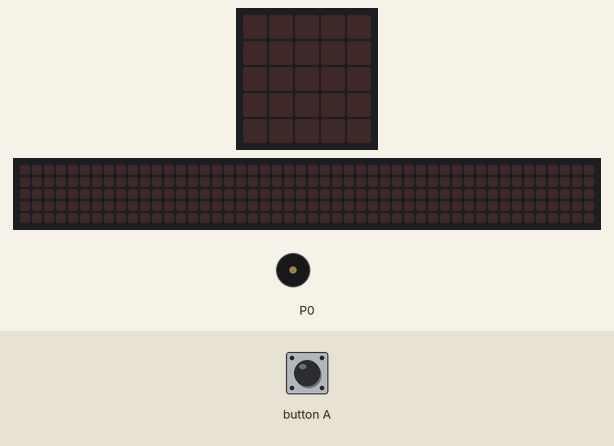
Recording of a program running on a simulated BBC micro:bit (MakeCode). Parts: the board's 5×5 LED display, a strip that is not on the board, showing the scrolling text unrolled, buzzer (waves = sounding). Inputs (shaded band) come from the test bench. The 48×5 strip is a reading aid, not a part: it shows the text the display is scrolling, unrolled, one strip-width of it at a time.

Above: at 5.0 s.
5.1 s: button A pressed for 0.15 s
At 8.79 s:
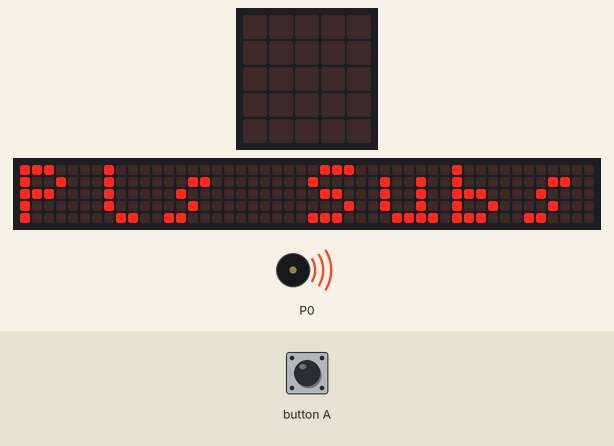
At 19.6 s:
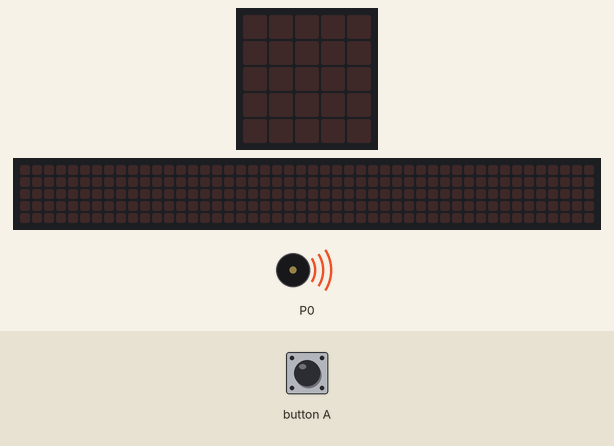
Timing chart, 0 to 20.6 s (numbered marks = the images above; inputs shaded):
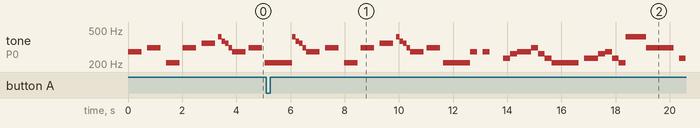

Measured:
- after the input at 5.1 s, the display: changes after 0.15 s (image 1)
- by itself, tone on P0: plays 415 Hz for 0.13 s, 370 Hz for 0.13 s, 349 Hz for 0.13 s, 311 Hz for 0.13 s, 277 Hz for 0.50 s, 311 Hz for 0.50 s … (33 notes in this stretch)
- what the display in image 1 shows lasts 0.6 s, from 8.4 s to 9.0 s

The program:

main.ts
```typescript
input.onButtonPressed(Button.A, function () {
    basic.showString("Pls Subscribe!")
})
music.playTone(277, music.beat(BeatFraction.Whole))
basic.pause(200)
music.playTone(311, music.beat(BeatFraction.Whole))
basic.pause(200)
music.playTone(208, music.beat(BeatFraction.Whole))
basic.pause(100)
music.playTone(311, music.beat(BeatFraction.Whole))
basic.pause(200)
music.playTone(349, music.beat(BeatFraction.Whole))
basic.pause(100)
music.playTone(415, music.beat(BeatFraction.Quarter))
music.playTone(370, music.beat(BeatFraction.Quarter))
music.playTone(349, music.beat(BeatFraction.Quarter))
music.playTone(311, music.beat(BeatFraction.Quarter))
music.playTone(277, music.beat(BeatFraction.Whole))
basic.pause(100)
music.playTone(311, music.beat(BeatFraction.Whole))
basic.pause(100)
music.playTone(208, music.beat(BeatFraction.Double))
music.playTone(415, music.beat(BeatFraction.Quarter))
music.playTone(370, music.beat(BeatFraction.Quarter))
music.playTone(349, music.beat(BeatFraction.Quarter))
music.playTone(311, music.beat(BeatFraction.Quarter))
music.playTone(277, music.beat(BeatFraction.Whole))
basic.pause(200)
music.playTone(311, music.beat(BeatFraction.Whole))
basic.pause(200)
music.playTone(208, music.beat(BeatFraction.Whole))
basic.pause(100)
music.playTone(311, music.beat(BeatFraction.Whole))
basic.pause(200)
music.playTone(349, music.beat(BeatFraction.Whole))
basic.pause(100)
music.playTone(415, music.beat(BeatFraction.Quarter))
music.playTone(370, music.beat(BeatFraction.Quarter))
music.playTone(349, music.beat(BeatFraction.Quarter))
music.playTone(311, music.beat(BeatFraction.Quarter))
music.playTone(277, music.beat(BeatFraction.Whole))
basic.pause(100)
music.playTone(311, music.beat(BeatFraction.Whole))
basic.pause(100)
music.playTone(208, music.beat(BeatFraction.Double))
music.playTone(277, music.beat(BeatFraction.Quarter))
music.playTone(277, music.beat(BeatFraction.Quarter))
basic.pause(200)
music.playTone(277, music.beat(BeatFraction.Quarter))
music.playTone(277, music.beat(BeatFraction.Quarter))
basic.pause(500)
music.playTone(233, music.beat(BeatFraction.Half))
music.playTone(262, music.beat(BeatFraction.Half))
music.playTone(277, music.beat(BeatFraction.Half))
music.playTone(277, music.beat(BeatFraction.Half))
music.playTone(311, music.beat(BeatFraction.Half))
music.playTone(262, music.beat(BeatFraction.Half))
music.playTone(233, music.beat(BeatFraction.Half))
music.playTone(208, music.beat(BeatFraction.Double))
basic.pause(200)
music.playTone(233, music.beat(BeatFraction.Half))
music.playTone(233, music.beat(BeatFraction.Half))
music.playTone(262, music.beat(BeatFraction.Half))
music.playTone(277, music.beat(BeatFraction.Half))
music.playTone(233, music.beat(BeatFraction.Half))
music.playTone(208, music.beat(BeatFraction.Half))
music.playTone(415, music.beat(BeatFraction.Whole))
music.playTone(415, music.beat(BeatFraction.Half))
music.playTone(311, music.beat(BeatFraction.Double))
basic.pause(200)
music.playTone(233, music.beat(BeatFraction.Half))
music.playTone(233, music.beat(BeatFraction.Half))
music.playTone(262, music.beat(BeatFraction.Half))
music.playTone(277, music.beat(BeatFraction.Half))
music.playTone(233, music.beat(BeatFraction.Half))
music.playTone(277, music.beat(BeatFraction.Half))
music.playTone(311, music.beat(BeatFraction.Half))
music.playTone(262, music.beat(BeatFraction.Half))
music.playTone(233, music.beat(BeatFraction.Half))
music.playTone(208, music.beat(BeatFraction.Double))
basic.pause(200)
music.playTone(233, music.beat(BeatFraction.Half))
music.playTone(233, music.beat(BeatFraction.Half))
music.playTone(262, music.beat(BeatFraction.Half))
music.playTone(277, music.beat(BeatFraction.Half))
music.playTone(233, music.beat(BeatFraction.Half))
music.playTone(208, music.beat(BeatFraction.Half))
music.playTone(311, music.beat(BeatFraction.Half))
music.playTone(311, music.beat(BeatFraction.Half))
music.playTone(311, music.beat(BeatFraction.Half))
music.playTone(349, music.beat(BeatFraction.Half))
music.playTone(311, music.beat(BeatFraction.Double))
basic.pause(200)
music.playTone(277, music.beat(BeatFraction.Double))
music.playTone(311, music.beat(BeatFraction.Half))
music.playTone(349, music.beat(BeatFraction.Half))
music.playTone(277, music.beat(BeatFraction.Half))
music.playTone(311, music.beat(BeatFraction.Half))
music.playTone(311, music.beat(BeatFraction.Half))
music.playTone(311, music.beat(BeatFraction.Half))
music.playTone(349, music.beat(BeatFraction.Half))
music.playTone(311, music.beat(BeatFraction.Half))
music.playTone(208, music.beat(BeatFraction.Half))
music.playTone(208, music.beat(BeatFraction.Double))
basic.pause(200)
music.playTone(233, music.beat(BeatFraction.Half))
music.playTone(262, music.beat(BeatFraction.Half))
music.playTone(277, music.beat(BeatFraction.Half))
music.playTone(233, music.beat(BeatFraction.Half))
music.playTone(311, music.beat(BeatFraction.Half))
music.playTone(349, music.beat(BeatFraction.Half))
music.playTone(311, music.beat(BeatFraction.Double))
basic.pause(200)
music.playTone(233, music.beat(BeatFraction.Quarter))
music.playTone(262, music.beat(BeatFraction.Quarter))
music.playTone(277, music.beat(BeatFraction.Quarter))
music.playTone(233, music.beat(BeatFraction.Quarter))
music.playTone(349, music.beat(BeatFraction.Half))
music.playTone(349, music.beat(BeatFraction.Half))
music.playTone(311, music.beat(BeatFraction.Double))
basic.pause(200)
music.playTone(208, music.beat(BeatFraction.Quarter))
music.playTone(233, music.beat(BeatFraction.Quarter))
music.playTone(262, music.beat(BeatFraction.Quarter))
music.playTone(208, music.beat(BeatFraction.Quarter))
music.playTone(311, music.beat(BeatFraction.Half))
music.playTone(311, music.beat(BeatFraction.Half))
music.playTone(277, music.beat(BeatFraction.Half))
music.playTone(262, music.beat(BeatFraction.Half))
music.playTone(233, music.beat(BeatFraction.Half))
music.playTone(233, music.beat(BeatFraction.Quarter))
music.playTone(262, music.beat(BeatFraction.Quarter))
music.playTone(277, music.beat(BeatFraction.Quarter))
music.playTone(233, music.beat(BeatFraction.Quarter))
music.playTone(277, music.beat(BeatFraction.Half))
music.playTone(311, music.beat(BeatFraction.Quarter))
music.playTone(262, music.beat(BeatFraction.Half))
music.playTone(233, music.beat(BeatFraction.Half))
music.playTone(208, music.beat(BeatFraction.Half))
music.playTone(175, music.beat(BeatFraction.Half))
music.playTone(311, music.beat(BeatFraction.Half))
music.playTone(277, music.beat(BeatFraction.Double))
basic.pause(200)
music.playTone(233, music.beat(BeatFraction.Quarter))
music.playTone(262, music.beat(BeatFraction.Quarter))
music.playTone(277, music.beat(BeatFraction.Quarter))
music.playTone(233, music.beat(BeatFraction.Quarter))
music.playTone(349, music.beat(BeatFraction.Half))
music.playTone(349, music.beat(BeatFraction.Half))
music.playTone(311, music.beat(BeatFraction.Double))
basic.pause(200)
music.playTone(208, music.beat(BeatFraction.Quarter))
music.playTone(233, music.beat(BeatFraction.Quarter))
music.playTone(262, music.beat(BeatFraction.Quarter))
music.playTone(208, music.beat(BeatFraction.Quarter))
music.playTone(277, music.beat(BeatFraction.Whole))
music.playTone(262, music.beat(BeatFraction.Half))
music.playTone(277, music.beat(BeatFraction.Half))
music.playTone(262, music.beat(BeatFraction.Half))
music.playTone(233, music.beat(BeatFraction.Half))
music.playTone(208, music.beat(BeatFraction.Quarter))
music.playTone(233, music.beat(BeatFraction.Quarter))
music.playTone(262, music.beat(BeatFraction.Quarter))
music.playTone(208, music.beat(BeatFraction.Quarter))
music.playTone(277, music.beat(BeatFraction.Half))
music.playTone(311, music.beat(BeatFraction.Quarter))
music.playTone(262, music.beat(BeatFraction.Half))
music.playTone(233, music.beat(BeatFraction.Half))
music.playTone(208, music.beat(BeatFraction.Half))
music.playTone(175, music.beat(BeatFraction.Half))
music.playTone(311, music.beat(BeatFraction.Half))
music.playTone(277, music.beat(BeatFraction.Double))
basic.forever(function () {

})
```

test.ts
```typescript
// tests gaan hier; deze zal niet worden gecompileerd wanneer dit pakket wordt gebruikt als extensie.
```
